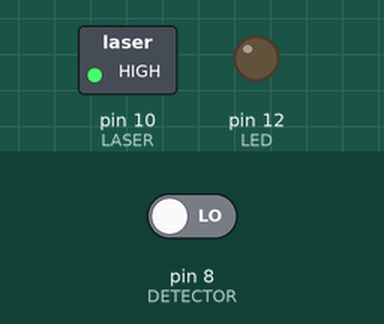
Simulated run of this sketch. Board: Arduino Uno, built with avr-gcc and run on an emulated ATmega328P. Parts: switched loads named in the sketch (green lamp = pin HIGH), output pins drawn as LEDs (lit = HIGH). Inputs (shaded band) come from the test bench; at power-on: pin 8 (DETECTOR) LOW.

Above: at 0.1 s.
Timing chart, 0 to 1.6 s (numbered marks = the images above):
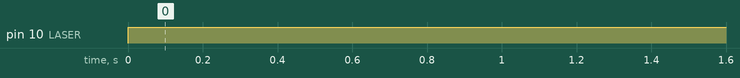

Measured:
- by itself, pin 10 (LASER): LOW → HIGH at 0.00 s

The sketch:

laser-detector.ino
```cpp
int ledState = 0;
int LED = 12;
int LASER = 10;
int DETECTOR = 8;

void setup() {
  // put your setup code here, to run once:
  pinMode(LED, OUTPUT);
  pinMode(LASER, OUTPUT);
  pinMode(DETECTOR, INPUT);
}

void loop() {
  // put your main code here, to run repeatedly:
  digitalWrite(LASER, HIGH);
  boolean val = digitalRead(DETECTOR);
  Serial.println(val);
}
```
